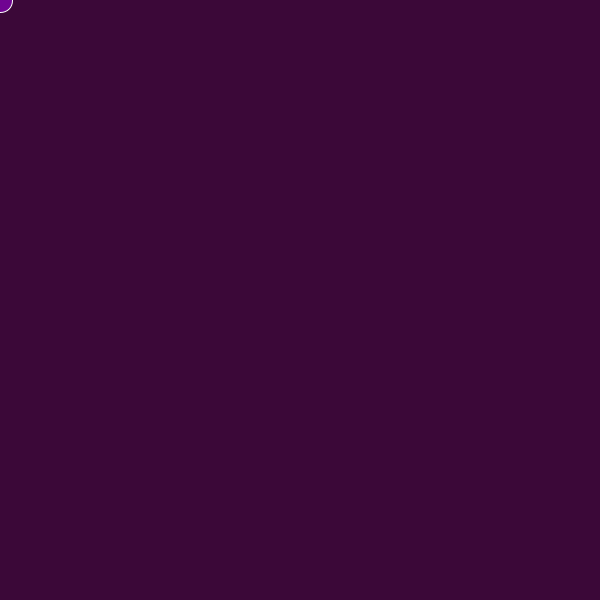
Frame 1 (no input)
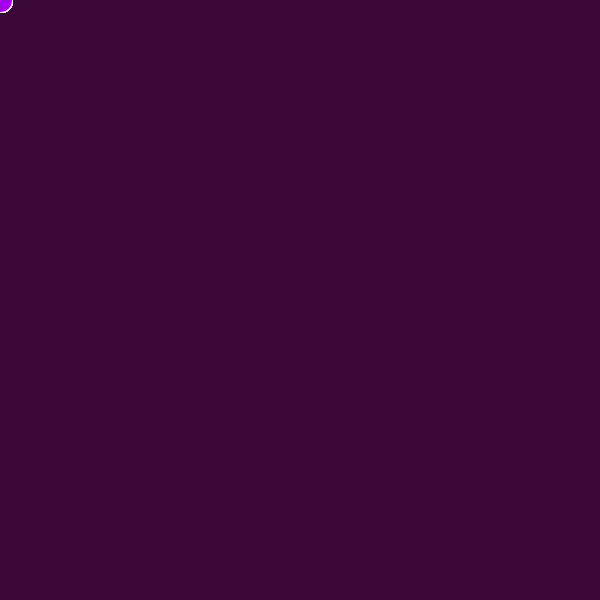
Frame 60 (the mouse pressed at the canvas centre just before this capture)
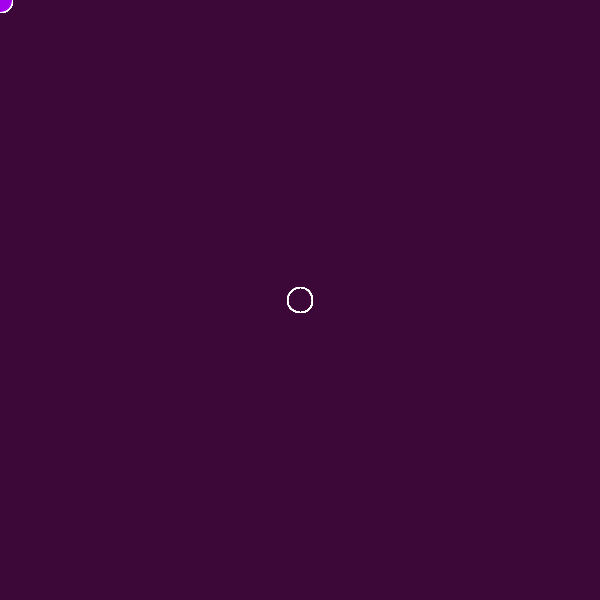
Frame 120 (the mouse held since frame 60 and released just before this capture)

The Processing sketch that drew these frames (run headless with seeded random() and noise(); from frame 60 on, the mouse is pressed at the canvas centre):

// Processing sketch: followingcircles
// ── followingcircles.pde
void setup () {
 size(600, 600); 
 stroke(255);
 background(#3B0838);
}

void draw() {
 if (mousePressed) {
   fill(300);
}  else {
  fill(165, 0, 237, 127);
}
  ellipse(mouseX, mouseY, 25, 25);
}
 
